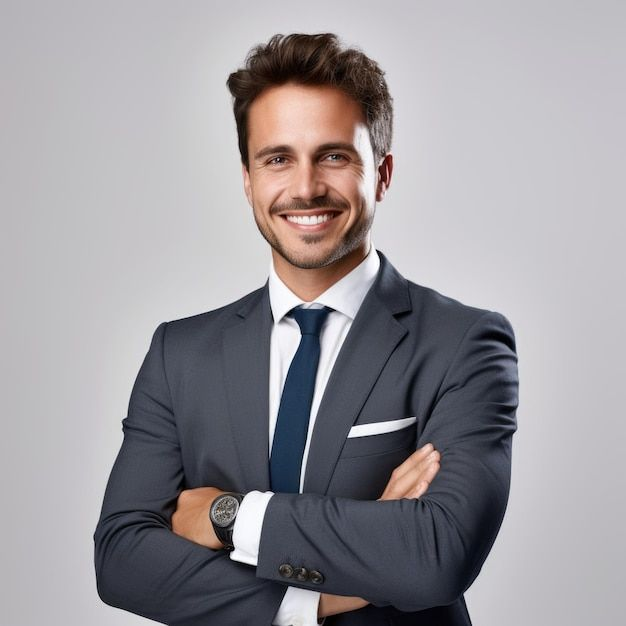
#> input picture OpenCV/MenOne.jpeg, 626 x 626 px
$ jupyter execute 'Edge Detection.ipynb'
#> lines starting #> are read from the running program, lines starting #| are printed output that depends on the picture; after the words box and inside, x2 and y2 are one past the last pixel; in counts of white or black regions, pixels touching at a corner belong together
[cell 1]
import cv2

old_img = cv2.imread("MenOne.jpeg")
#> old_img is the input picture: shape (626, 626, 3); mean B, G, R 155.4, 151, 154.4
old_img = cv2.resize(old_img , (500 , 500))
#> old_img: shape (500, 500, 3)

new_img = cv2.Canny(old_img , 200 , 100 , apertureSize = 5) #The apertureSize parameter is used to provide more clean details
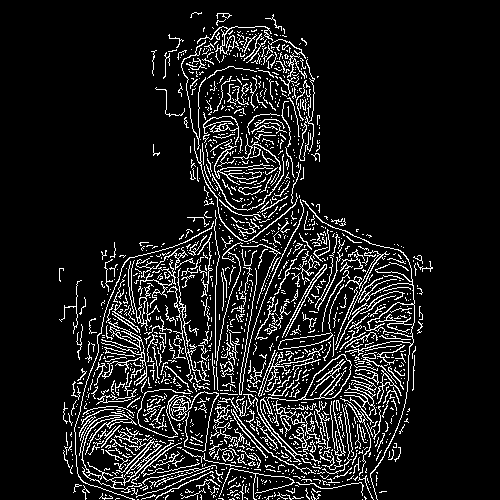
#> new_img: shape (500, 500); 10.8% white in thin lines or dots, all inside (x1, y1, x2, y2) = (59, 12, 433, 500)
                                                            #the value of apertureSize parameter is 3(default) , 5 and 7

print(old_img.shape)
#| (500, 500, 3)
print(new_img.shape)
#| (500, 500)

cv2.imshow("ImageOne" , old_img)
cv2.imshow("ImageTwo" , new_img)

cv2.waitKey(0)
cv2.destroyAllWindows()


$ run again, with OpenCV/DulquerSalman.jpeg copied over OpenCV/MenOne.jpeg
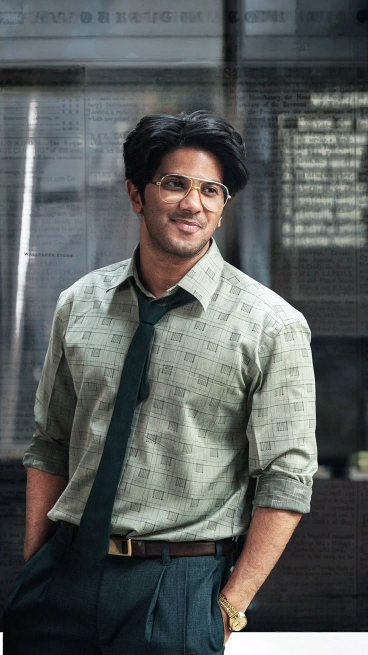
#> input picture OpenCV/DulquerSalman.jpeg, 736 x 1309 px (shown at 1/2 size)
#> old_img is the input picture: shape (1309, 736, 3); mean B, G, R 92.6, 93.9, 90.1
#> `old_img = cv2.resize(old_img , (500 , 500))`:
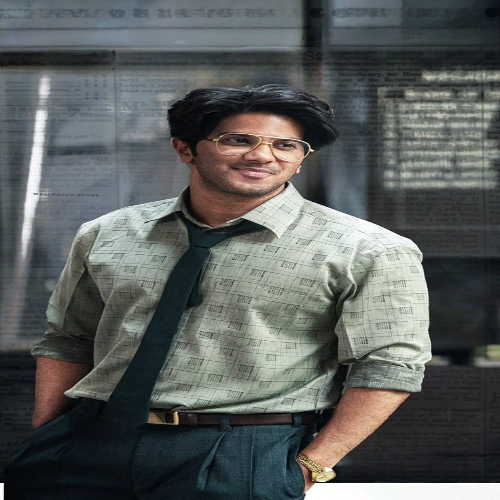
#> old_img: shape (500, 500, 3); mean B, G, R 92.4, 93.7, 90
#> `new_img = cv2.Canny(old_img , 200 , 100 , apertureSize = 5)`:
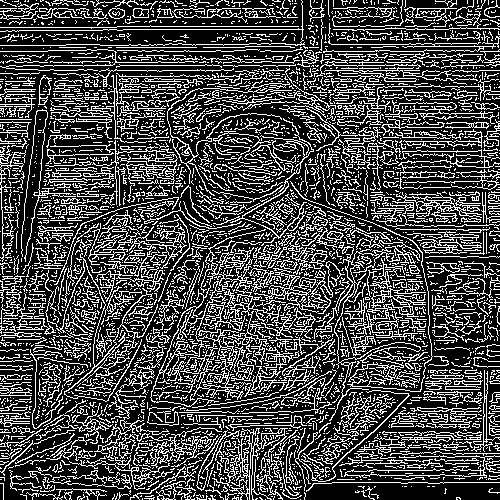
#> new_img: shape (500, 500); 28.5% white in thin lines or dots
#| (500, 500, 3)
#| (500, 500)
